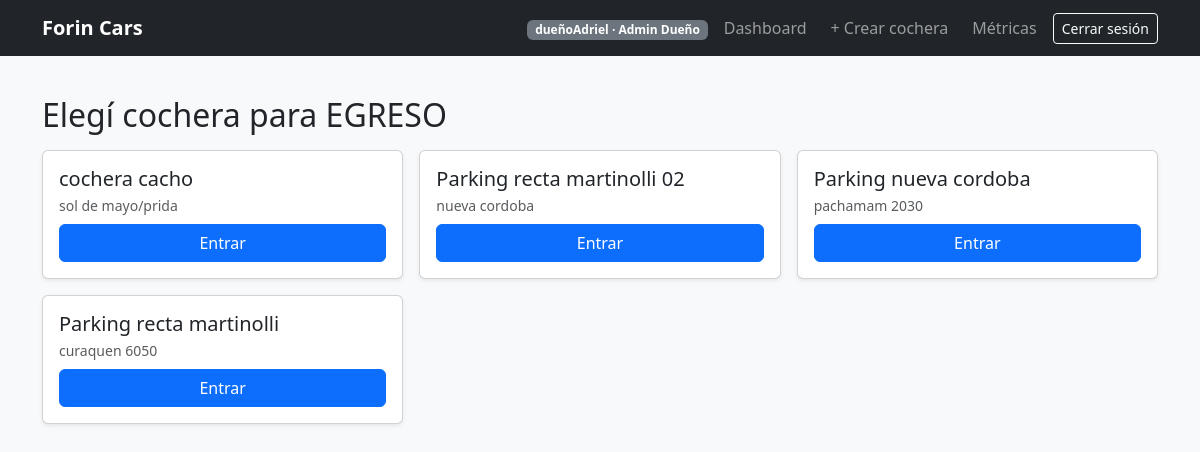
/parking/egreso/ (signed in), run on the app's committed database.
### parking/models.py (models this page shows, shortened)
class Cochera(models.Model):
    owner = models.ForeignKey(
        settings.AUTH_USER_MODEL,
        on_delete=models.CASCADE,
        related_name="cocheras",
    )
    nombre = models.CharField(max_length=120)
    direccion = models.CharField(max_length=200, blank=True)
    activa = models.BooleanField(default=True)
    created_at = models.DateTimeField(auto_now_add=True)
    empleados = models.ManyToManyField(
        settings.AUTH_USER_MODEL,
        related_name="cocheras_asignadas",
        blank=True,
        through="CocheraEmpleado",
    )

### parking/views.py (the view)
# urls.py: path("egreso/", views.egreso_select_cochera_view, name="egreso"),
@login_required
@user_passes_test(can_operate)
def egreso_select_cochera_view(request):
    return _select_cochera_view(request, title="Elegí cochera para EGRESO", target_url_name="egreso_cochera")

### parking/views.py (called while the page is built)
def can_operate(user) -> bool:
    if not user.is_authenticated:
        return False
    if user.is_superuser:
        return True
    return user.groups.filter(name__in=["ADMIN_DUENO", "ADMIN_EMPLEADO"]).exists()

def cochera_queryset_for(user):
    if user.is_superuser:
        return Cochera.objects.all()
    q = Q(owner=user)
    try:
        Cochera.objects.filter(empleados=user)  # solo para testear FieldError
        q |= Q(empleados=user)
    except FieldError:
        pass
    try:
        Cochera.objects.filter(cocheraempleado__empleado=user)
        q |= Q(cocheraempleado__empleado=user)
    except FieldError:
        pass
    return Cochera.objects.filter(q).distinct()

def _select_cochera_view(request, *, title: str, target_url_name: str):
    qs = cochera_queryset_for(request.user).filter(activa=True).order_by("-created_at")
    first_two = list(qs[:2])
    if not first_two:
        messages.info(request, "No tenés cocheras asignadas para operar.")
        return redirect(URL_DASHBOARD)
    if len(first_two) == 1:
        return redirect(target_url_name, cochera_id=first_two[0].id)
    cocheras = list(qs)
    return render(
        request,
        "parking/select_cochera.html",
        {"title": title, "cocheras": cocheras, "target": target_url_name},
    )

### users/context_processors.py (called while the page is built)
def role_flags(request):
    u = getattr(request, "user", None)
    if not u or not u.is_authenticated:
        return {"can_manage_cochera": False, "can_operate": False, "is_superadmin": False}
    is_superadmin = u.is_superuser
    can_manage_cochera = is_superadmin or u.groups.filter(name="ADMIN_DUENO").exists()
    can_operate = can_manage_cochera or u.groups.filter(name="ADMIN_EMPLEADO").exists()
    return {
        "is_superadmin": is_superadmin,
        "can_manage_cochera": can_manage_cochera,
        "can_operate": can_operate,
    }

### parking/templates/parking/select_cochera.html (shortened to what this page needs)
{% extends "base.html" %}
{% block content %}
<div class="container py-4">
  <h2 class="mb-3">{{ title }}</h2>
  <div class="row g-3">
    {% for c in cocheras %}
      <div class="col-12 col-md-6 col-lg-4">
        <div class="card p-3 shadow-sm">
          <h5 class="mb-1">{{ c.nombre }}</h5>
          <div class="text-muted small mb-2">{{ c.direccion|default:"(sin dirección)" }}</div>
          <a class="btn btn-primary" href="{% url target c.id %}">Entrar</a>
        </div>
      </div>
    {% endfor %}
  </div>
</div>
{% endblock %}

### templates/base.html (shortened to what this page needs)
{% load static %}
<!doctype html>
<html lang="es">
<head>
  <link href="https://cdn.jsdelivr.net/npm/bootstrap@5.3.3/dist/css/bootstrap.min.css" rel="stylesheet">
  <link rel="stylesheet" href="https://cdnjs.cloudflare.com/ajax/libs/font-awesome/6.5.0/css/all.min.css">
</head>
<body class="bg-light">
<nav class="navbar navbar-expand-lg navbar-dark bg-dark">
  <div class="container">
    <a class="navbar-brand fw-bold"
       href="{% if request.user.is_authenticated %}{% url 'dashboard' %}{% else %}{% url 'login' %}{% endif %}">
      Forin Cars
    </a>
    <div class="collapse navbar-collapse" id="nav">
      <ul class="navbar-nav ms-auto gap-2 align-items-lg-center">
        {% if request.user.is_authenticated %}
          <li class="nav-item">
            <span class="badge text-bg-secondary">
              {{ request.user.username }} ·
              {% if request.user.is_superuser %}
                Superadmin
              {% elif can_manage_cochera %}
                Admin Dueño
              {% elif can_operate %}
                Admin Empleado
              {% else %}
                Usuario
              {% endif %}
            </span>
          </li>
          <li class="nav-item">
            <a class="nav-link" href="{% url 'dashboard' %}">Dashboard</a>
          </li>
          {% if can_manage_cochera %}
            <li class="nav-item">
              <a class="nav-link" href="{% url 'parking:cochera_new' %}">+ Crear cochera</a>
            </li>
          {% endif %}
          {% if can_manage_cochera %}
            <li class="nav-item">
              <a class="nav-link" href="/metrics/">Métricas</a>
            </li>
          {% endif %}
          <li class="nav-item">
            <a class="btn btn-outline-light btn-sm" href="{% url 'logout' %}">Cerrar sesión</a>
          </li>
        {% endif %}
      </ul>
    </div>
  </div>
</nav>
{% block content %}{% endblock %}
</body>
</html>

### data on the page
Cochera: nombre "cochera cacho", direccion "sol de mayo/prida"
Cochera: nombre "Parking recta martinolli 02", direccion "nueva cordoba"
Cochera: nombre "Parking nueva cordoba", direccion "pachamam 2030"
Cochera: nombre "Parking recta martinolli", direccion "curaquen 6050"

### other printed values
{{ request.user.username }} "dueñoAdriel"
{{ title }} "Elegí cochera para EGRESO"
